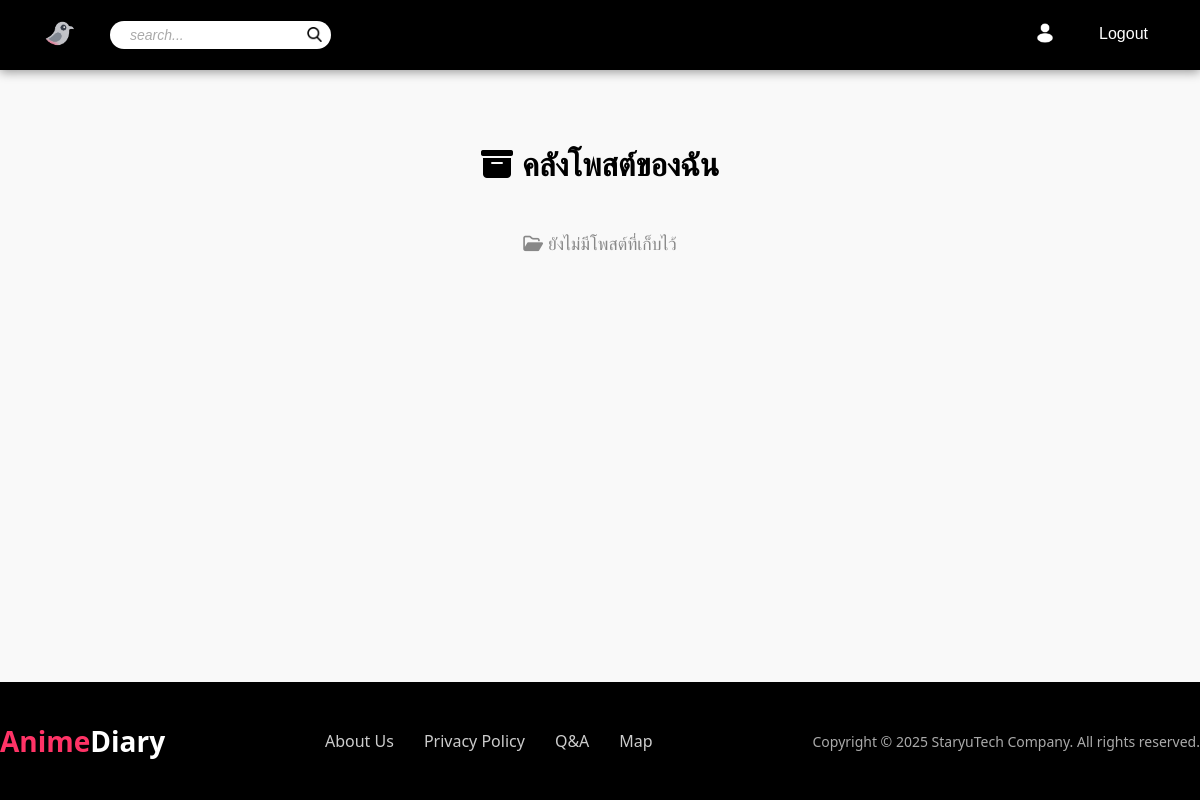
Before: /users/archive/ (signed in) with the older database file.
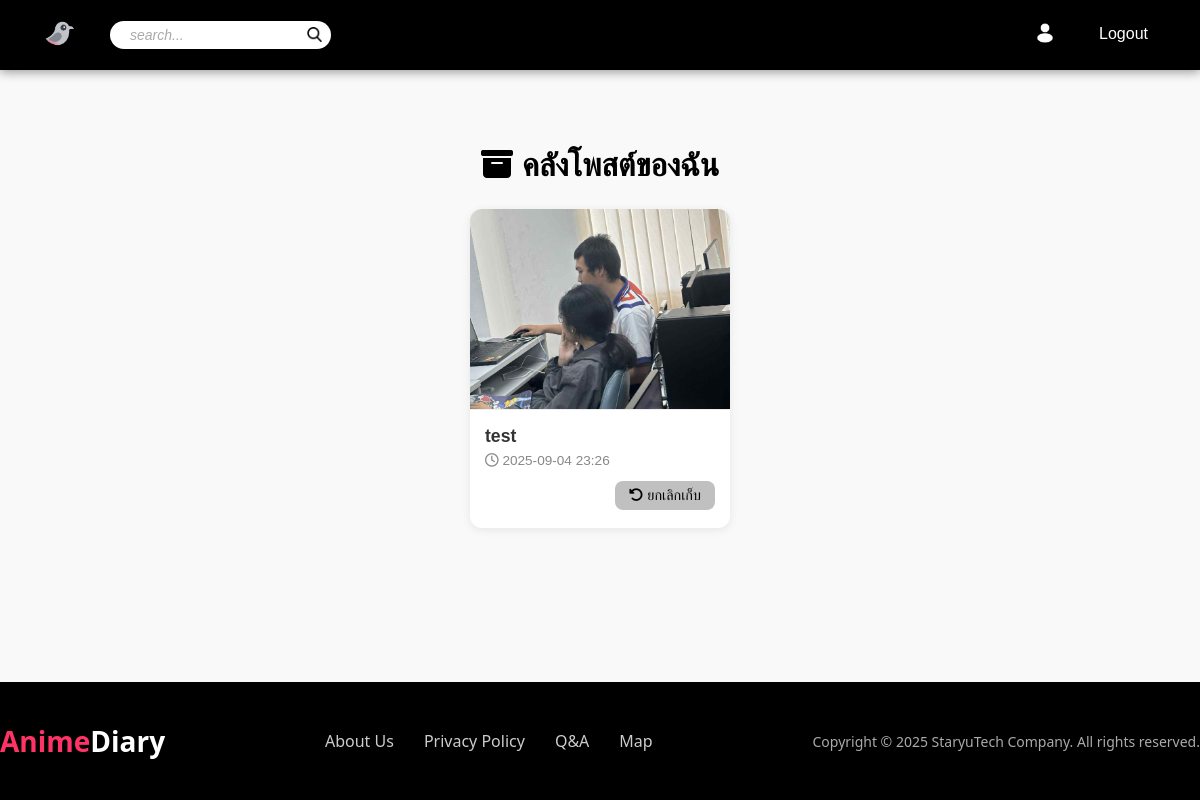
After: the same page with the newer database file.
### app_users/models.py (models this page shows, shortened)
class Post(models.Model):
    user = models.ForeignKey(User, on_delete=models.CASCADE, related_name="posts")
    content = models.TextField(blank=True)  # ข้อความ optional
    image = models.ImageField(upload_to="post_images/", blank=True, null=True)  # รูป optional
    created_at = models.DateTimeField(auto_now_add=True)
    name = models.CharField(max_length=100, blank=True, null=True)
    score = models.IntegerField(default=0)
    STATE_CHOICES = [
        ("watching", "Watching"),
        ("finished", "Finished")
    ]
    state = models.CharField(
        max_length=20,
        choices=STATE_CHOICES,
        default="watching"  # ค่าเริ่มต้น
    )
    is_archived = models.BooleanField(default=False)

### app_users/views.py (the view)
# urls.py: path("archive/", views.archive_list, name="archive_list"),
@login_required
def archive_list(request):
    posts = Post.objects.filter(user=request.user, is_archived=True).order_by('-created_at')
    return render(request, "account/archive_list.html", {"posts": posts})

### app_users/templates/account/archive_list.html (shortened to what this page needs)
{% extends 'app_general/components/base.html' %}
{% load static %}
{% block content %}
<link rel="stylesheet" href="https://cdnjs.cloudflare.com/ajax/libs/font-awesome/6.5.2/css/all.min.css">
<main class="archive-container">
  <h2><i class="fa-solid fa-box-archive"></i> คลังโพสต์ของฉัน</h2>
  {% if posts %}
  <div class="posts-grid">
    {% for post in posts %}
      <div class="post-card">
        {% if post.image %}
          <div class="post-thumb">
            <img src="{{ post.image.url }}" alt="Post">
          </div>
        {% endif %}
        <div class="post-body">
          <h5>{{ post.name|default:"(ไม่มีชื่อโพสต์)" }}</h5>
          <p class="date"><i class="fa-regular fa-clock"></i> {{ post.created_at|date:"Y-m-d H:i" }}</p>
          <div class="actions">
            <a href="{% url 'post_unarchive' post.id %}" class="btn-unarchive">
              <i class="fa-solid fa-rotate-left"></i> ยกเลิกเก็บ
            </a>
          </div>
        </div>
      </div>
    {% endfor %}
  </div>
  {% else %}
    <p class="empty-text"><i class="fa-regular fa-folder-open"></i> ยังไม่มีโพสต์ที่เก็บไว้</p>
  {% endif %}
</main>
{% endblock %}

### app_general/templates/app_general/components/base.html (shortened to what this page needs)
{%load static%}
<!DOCTYPE html>
<html lang="en">
<head>
    <link rel="stylesheet" href="{% static 'app_general/home.css'%}">
</head>
<body >
    {% include 'app_general/components/site_header.html' %}
    {% block content%} {%endblock%}
    {%include 'app_general/components/site_footer.html'%}
</body>
</html>

### app_general/templates/app_general/components/site_header.html (shortened to what this page needs)
{%load static%}
{%load socialaccount %}
<head>
    <link rel="stylesheet" href="{% static 'app_general/header.css'%}">
</head>
<header class="top-header">
    <a href="{% url 'home' %}" class="menu-logo">
        <img src="{% static 'app_general/logostar.png' %}" alt="Logo" class="logo-image">
    </a>
  {% if user.is_authenticated %}
    <form class="search-form" action="{% url 'friend' %}" method="post">
      <input type="text" class="search-input" name="name_friend" placeholder="search...">
        <button type="submit" class="search-button">
          <img src="{% static 'app_general/search.png' %}" alt="Search">
        </button>
    </form>
    <a href="{% url 'dashboard' %}" class="menu-items">
        <img src="{% static 'app_general/person.png' %}" alt="User Profile">
    </a>
    <a class="menu-item-log" href="{% url 'account_logout' %}">Logout</a>
{% endif %}
</header>

### app_general/templates/app_general/components/site_footer.html
{%load static%}
<link rel="stylesheet" href="{% static 'app_general/footers.css' %}">
<footer class="footer">
  <div class="footer-container">
    <div class="footer-logo">
      <a href="{% url 'home' %}" class="logA" style="text-decoration: none; /* ไม่มีขีดเส้นใต้ */">Anime</a><a href="{% url 'home' %}" class="logD" style="text-decoration: none; /* ไม่มีขีดเส้นใต้ */">Diary</a>
    </div>
    <ul class="footer-links">
      <li><a href="{% url 'about_us'%}">About Us</a></li>
      <li><a href="#">Privacy Policy</a></li>
      <li><a href="https://guest-messaging.onrender.com">Q&A</a></li>
      <li><a href="https://maps.app.goo.gl/y2oHDTWBYfhBDPqp6">Map</a></li>
    </ul>
    <p class="footer-copyright">
      <span>Copyright © 2025 StaryuTech Company. All rights reserved.</span>
    </p>
  </div>
</footer>

### app_general/static/app_general/home.css (style rules this page uses)
body { margin: 0; font-family: Arial, sans-serif; background: #fff; }

### app_general/static/app_general/header.css (style rules this page uses)
.top-header { background-color: #000000; display: flex; align-items: center; padding: 15px 40px; justify-content: flex-start; gap: 20px; box-shadow: 0 2px 10px rgba(0,0,0,0.4); }
.search-form { display: flex; overflow: hidden; align-items: center; border-radius: 50px; background-color: #ffffff; }
.search-input { margin: 0 auto; border: none; background: transparent; font-size: 14px; color: #000000; outline: none; padding-left: 10px; }
.search-input::placeholder { color: #aaa; opacity: 1; font-style: italic; font-size: 14px; padding-left: 10px; }
.search-button { background-color: transparent; border: none; color: #aaa; padding: 4px; display: inline; cursor: pointer; }
.search-button img { margin: 0 auto; margin-right: 5px; margin-top: 2px; width: 15px; height: 15px; }
.menu-items img { width: 20px; height: 20px; transition: transform 0.3s ease; }
.menu-logo { font-size: 24px; font-weight: bold; text-decoration: none; }
.logo-image { height: 40px; margin-right: 10px; vertical-align: middle; }
.menu-items { color: #fff; text-decoration: none; font-size: 16px; padding: 8px 12px; border-radius: 4px; transition: background 0.3s ease, color 0.3s ease; white-space: nowrap; }
.top-header { position: sticky; top: 0; z-index: 100; }
.menu-items:nth-child(3) { margin-left: auto; }
.menu-item-log { color: #ffffff; text-decoration: none; font-size: 16px; padding: 8px 12px; border-radius: 4px; transition: background 0.3s ease, color 0.3s ease; margin-top: -3px; }

### app_general/static/app_general/footers.css (style rules this page uses)
.footer { background-color: #000000; color: #ffffff; padding: 40px 0; font-family: 'Segoe UI', sans-serif; }
.footer-container { max-width: 1200px; margin: 0 auto; display: flex; justify-content: space-between; align-items: center; }
.footer-logo { display: flex; font-size: 28px; font-weight: bold; gap: 0; }
.logA { color: #ff3366; text-decoration: none; }
.logD { color: #ffffff; text-decoration: none; }
.footer-links { list-style: none; padding: 0; margin: 0; display: flex; gap: 30px; }
.footer-links a { color: #ffffff; text-decoration: none; font-size: 16px; opacity: 0.8; }
.footer-copyright { display: flex; flex-direction: column; text-align: right; font-size: 14px; color: #aaaaaa; line-height: 1.5; margin: 0; }

### app_users/templates/account/archive_list.html (style rules this page uses)
body { background-color: #f8fafc; font-family: "Prompt", sans-serif; }
html, body { height: 100%; margin: 0; padding: 0; }
body { min-height: 100vh; display: flex; flex-direction: column; background-color: #f9f9f9; }
.archive-container { max-width: 1100px; margin: 50px auto; padding: 0 20px; text-align: center; flex: 1 0 auto; }
.archive-container h2 { font-size: 2rem; font-weight: 600; color: #000000; margin-bottom: 25px; }
.posts-grid { display: grid; grid-template-columns: repeat(auto-fill, minmax(260px, 1fr)); gap: 20px; }
.post-card { background: #ffffff; border-radius: 12px; box-shadow: 0 2px 10px rgba(0,0,0,0.08); overflow: hidden; transition: transform 0.2s ease, box-shadow 0.2s ease; }
.post-thumb img { width: 100%; height: 200px; object-fit: cover; border-bottom: 1px solid #eee; }
.post-body { padding: 12px 15px 18px; text-align: left; }
.post-body h5 { margin: 0; font-size: 1.1rem; font-weight: 600; color: #333; }
.post-body .date { font-size: 0.85rem; color: #888; margin-top: 6px; }
.actions { margin-top: 12px; text-align: right; }
.btn-unarchive { display: inline-block; background-color: #c0c0c0; color: #000000; padding: 6px 14px; border-radius: 8px; font-size: 0.9rem; text-decoration: none; transition: background 0.2s; }

Changed rows visible on the page:
added Post: image (picture), name "test", created_at "2025-09-04 23:26"
Other visible differences:
text no longer shown: "ยังไม่มีโพสต์ที่เก็บไว้"
